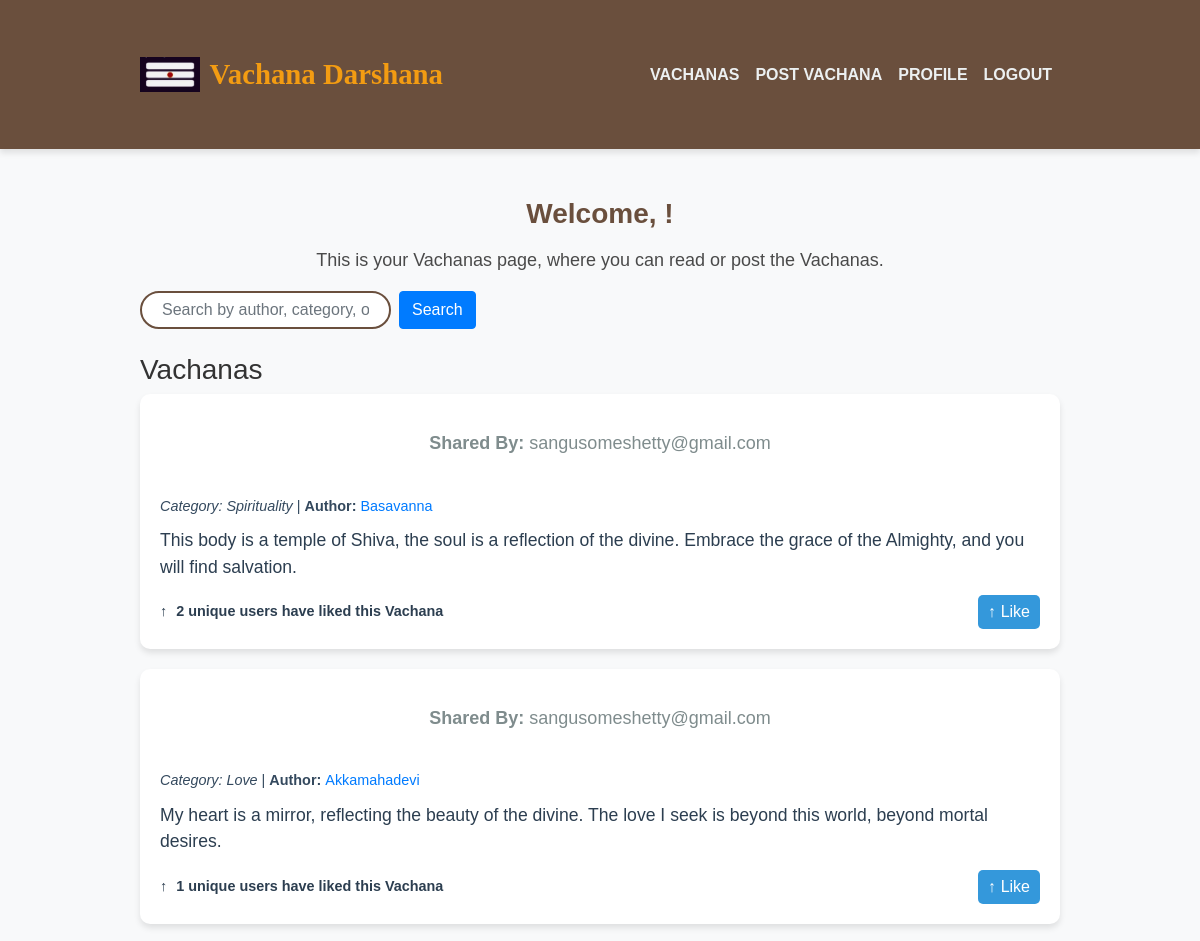
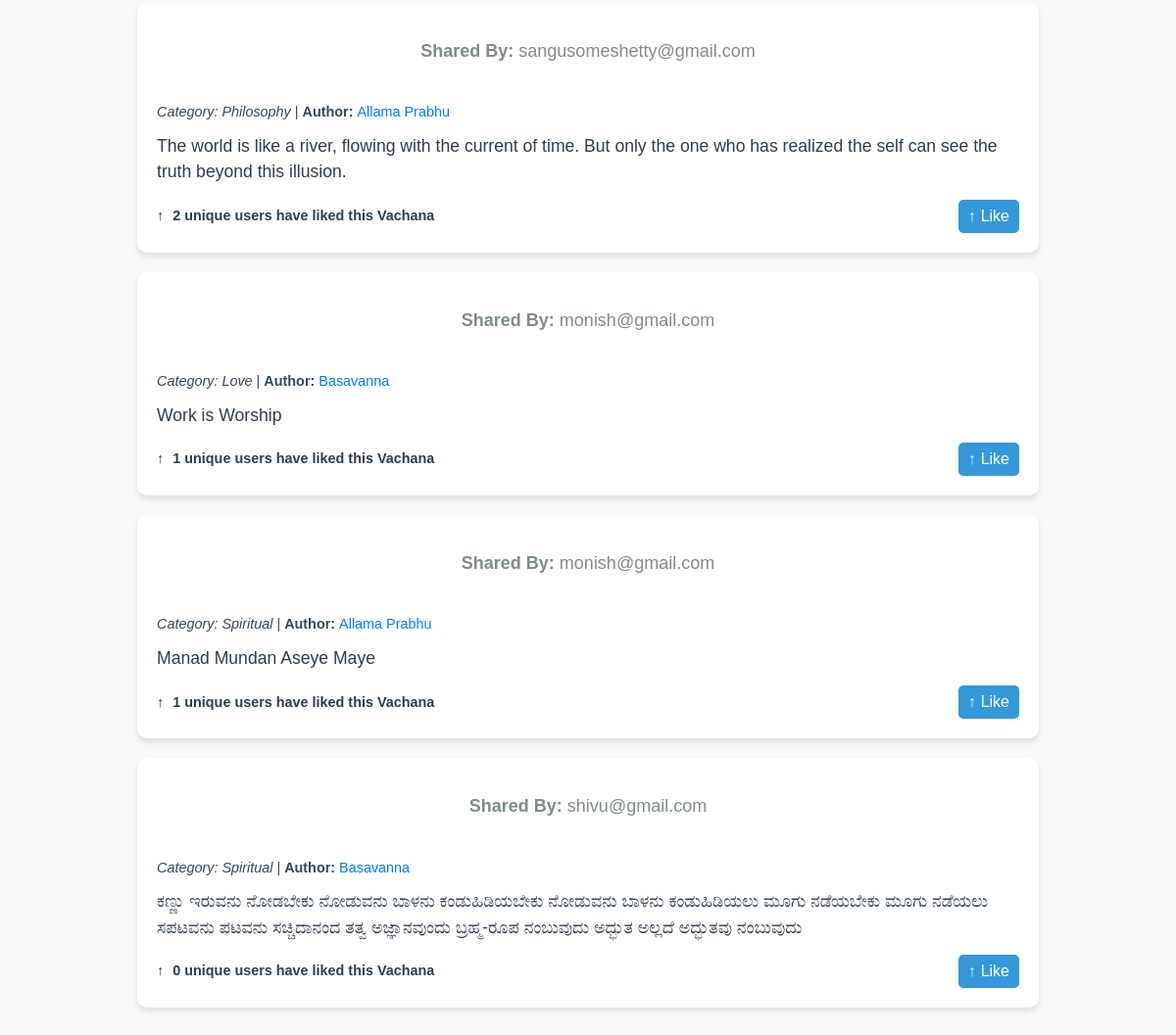
The app's page /vachanas/vachanas/ (signed in), older data (2 pictures, top to bottom).
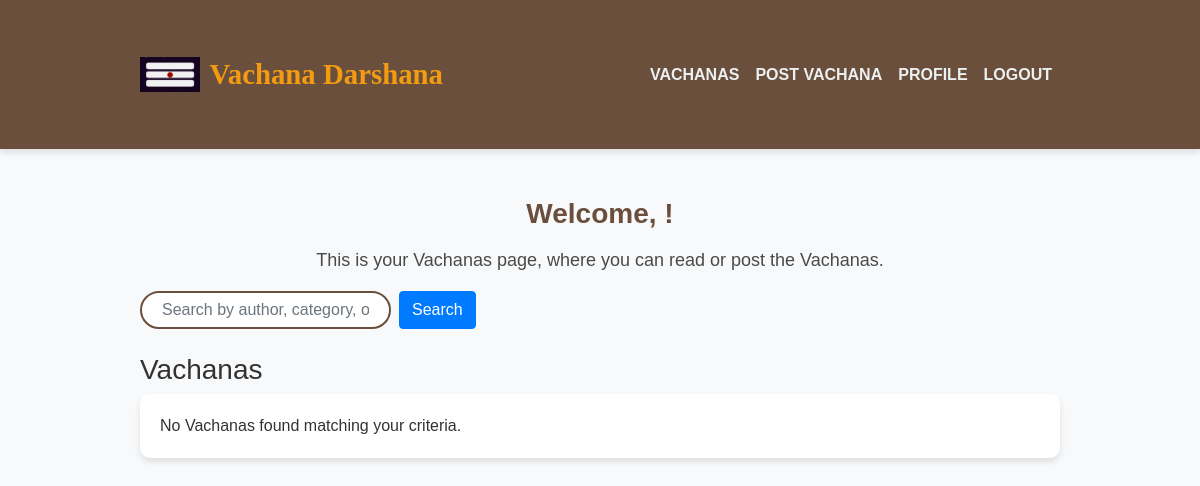
The same page, newer data.
### vachanas/models.py (models this page shows, shortened)
class Vachana(models.Model):
    id = models.AutoField(primary_key=True)
    author = models.ForeignKey(Author, on_delete=models.CASCADE, related_name="vachanas_written", null=True, blank=True)
    sender = models.ForeignKey(settings.AUTH_USER_MODEL, on_delete=models.CASCADE, related_name="submitted_vachanas")
    category = models.CharField(max_length=100)
    content = models.TextField()
    likes = models.ManyToManyField(settings.AUTH_USER_MODEL, related_name="liked_vachanas", blank=True)
    def total_likes(self):
        return self.likes.count()

### users/models.py (models this page shows, shortened)
class CustomUser(AbstractUser):
    username = None  # Remove the username field
    email = models.EmailField(_("email address"), unique=True)
    date_of_birth = models.DateField(verbose_name="Birthday", null=True)
    website = models.URLField(blank=True)
    picture = models.ImageField(upload_to="profile_images", blank=True)
    phone_number = models.CharField(max_length=15,blank=True,null=True)
    USERNAME_FIELD = 'email'
    REQUIRED_FIELDS = ['first_name', 'last_name', 'date_of_birth']
    objects = CustomUserManager()

### authors/models.py (models this page shows, shortened)
class Author(models.Model):
    name = models.CharField(max_length=200, unique=True)
    information = models.TextField(verbose_name="Author Information")
    photo = models.ImageField(upload_to='authors_photos/', null=True, blank=True)
    vachanas = models.ForeignKey('vachanas.Vachana', on_delete=models.CASCADE, related_name='authors', null=True, blank=True)

### vachanas/views.py (the view)
# urls.py: path('vachanas/', views.vachana_list, name='vachana_list'),
@login_required
def vachana_list(request):
    search_query = request.GET.get('search', '')
    vachanas = Vachana.objects.all()
    if search_query:
        vachanas = vachanas.filter(
            Q(author__name__icontains=search_query) |  # Filter by author name (case-insensitive)
            Q(category__icontains=search_query) |  # Filter by category (case-insensitive)
            Q(content__icontains=search_query)  # Filter by content (case-insensitive)
        )
    return render(request, 'vachanas/vachana_list.html', {'vachanas': vachanas, 'search_query': search_query})

### templates/vachanas/vachana_list.html (shortened to what this page needs)
{% load static %}
<!DOCTYPE html>
<html lang="en">
<head>
    <link rel="stylesheet" href="https://stackpath.bootstrapcdn.com/bootstrap/4.5.2/css/bootstrap.min.css">
    <link rel="stylesheet" href="{% static 'css/vachana_list.css' %}">
</head>
<body>
    <nav class="navbar navbar-expand-lg navbar-dark">
        <div class="container">
            <div class="logo">
                <img src="{% static 'images/logo.jpg' %}" alt="Logo">
                <a class="navbar-brand" href="#">Vachana Darshana</a>
            </div>
            <div class="collapse navbar-collapse" id="navbarNav">
                <ul class="navbar-nav ml-auto">
                    <li class="nav-item active">
                        <a class="nav-link" href="{% url 'vachanas:vachana_list' %}">Vachanas</a>
                    </li>
                    <li class="nav-item">
                        <a class="nav-link" href="{% url 'vachanas:create_vachana' %}">Post Vachana</a>
                    </li>
                    <li class="nav-item">
                        <a class="nav-link" href="{% url 'users:profile' %}">Profile</a>
                    </li>
                    <li class="nav-item">
                        <a class="nav-link" href="{% url 'users:logout' %}">Logout</a>
                    </li>
                </ul>
            </div>
        </div>
    </nav>
    <div class="container mt-5">
        <h2>Welcome, {{ user.first_name }}!</h2>
        <p>This is your Vachanas page, where you can read or post the Vachanas.</p>
        <div class="row mb-4">
            <div class="col-12">
                <form method="GET" action="{% url 'vachanas:vachana_list' %}" class="form-inline">
                    <input type="text" name="search" value="{{ search_query }}" class="form-control mr-2"
                        placeholder="Search by author, category, or content">
                    <button type="submit" class="btn btn-primary">Search</button>
                </form>
            </div>
        </div>
        <h3>Vachanas</h3>
        <div class="list-group">
            {% for vachana in vachanas %}
            <div class="vachana-post">
                 <div class="author-info">
                <p><strong>Shared By:</strong> {% if vachana.sender %} {{ vachana.sender.email }} {% else %} Unknown {% endif %}</p>
                <br>
                <em>Category: {{ vachana.category }}</em> |
                <strong>Author: </strong>
                <a href="{% url 'authors:author_detail' vachana.author.id %}">{{ vachana.author.name }}</a>
            </div>
                <div class="content">
                    {{ vachana.content }}
                </div>
                <div class="d-flex justify-content-between align-items-center">
                    <div class="like-count">
                        <i class="upvote-icon">&#x2191;</i> {{ vachana.total_likes }} unique users have liked this Vachana
                    </div>
                    <a href="{% url 'vachanas:like_vachana' vachana.id %}" class="like-btn">
                        <i class="upvote-icon">&#x2191;</i> Like
                    </a>
                </div>
            </div>
            {% empty %}
            <div class="vachana-post">
                No Vachanas found matching your criteria.
            </div>
            {% endfor %}
        </div>
    </div>
</body>
</html>

### static/css/vachana_list.css (style rules this page uses)
body { font-family: 'Georgia', serif; background-color: #f4f4f9; color: #4a4a4a; margin: 0; padding: 0; }
.navbar { background-color: #6a4f3d; box-shadow: 0 4px 6px rgba(0, 0, 0, 0.1); }
.navbar-brand { font-family: 'Georgia', serif; font-size: 24px; color: #fff; }
.navbar-nav .nav-link { color: #fff; font-size: 16px; text-transform: uppercase; font-weight: bold; }
.container { max-width: 960px; margin: 40px auto; padding: 0 20px; }
h2 { font-size: 28px; color: #6a4f3d; font-weight: bold; text-align: center; }
p { font-size: 18px; line-height: 1.5; color: #5a5a5a; text-align: center; }
form .form-control { border: 2px solid #6a4f3d; border-radius: 25px; padding: 10px 20px; font-size: 16px; }
form button { background-color: #6a4f3d; color: white; border-radius: 25px; padding: 8px 20px; font-size: 16px; }
p { font-size: 18px; color: #4a4a4a; line-height: 1.6; margin-top: 15px; }

### templates/vachanas/vachana_list.html (style rules this page uses)
body { font-family: 'Arial', sans-serif; background-color: #f8f9fa; color: #333; }
nav { background-color: #2c3e50; }
nav a.nav-link { color: #ecf0f1 !important; }
.navbar-brand { font-size: 1.8rem; font-weight: bold; color: #f39c12 !important; }
.container { margin-top: 40px; }
.vachana-post { background-color: #fff; border-radius: 10px; margin-bottom: 20px; box-shadow: 0 4px 6px rgba(0, 0, 0, 0.1); padding: 20px; }
.logo { display: flex; align-items: center; cursor: pointer; }
.logo img { width: 60px; margin-right: 0.6rem; }

Row changes from the older to the newer data that the page shows:
removed Vachana: sender.email "sangusomeshetty@gmail.com", category "Spirituality", author.name "Basavanna", content "This body is a temple of Shiva, the soul is a reflection of the divine. Embrace the grace of the Almighty, and you will find salvation.", total_likes "2"
removed Vachana: sender.email "sangusomeshetty@gmail.com", category "Love", author.name "Akkamahadevi", content "My heart is a mirror, reflecting the beauty of the divine. The love I seek is beyond this world, beyond mortal desires.", total_likes "1"
removed Vachana: sender.email "sangusomeshetty@gmail.com", category "Philosophy", author.name "Allama Prabhu", content "The world is like a river, flowing with the current of time. But only the one who has realized the self can see the truth beyond this illusion.", total_likes "2"
removed Vachana: sender.email "monish@gmail.com", category "Love", author.name "Basavanna", content "Work is Worship", total_likes "1"
removed Vachana: sender.email "monish@gmail.com", category "Spiritual", author.name "Allama Prabhu", content "Manad Mundan Aseye Maye", total_likes "1"
removed Vachana: sender.email "shivu@gmail.com", category "Spiritual", author.name "Basavanna", content "ಕಣ್ಣು ಇರುವನು ನೋಡಬೇಕು ನೋಡುವನು ಬಾಳನು ಕಂಡುಹಿಡಿಯಬೇಕು ನೋಡುವನು ಬಾಳನು ಕಂಡುಹಿಡಿಯಲು ಮೂಗು ನಡೆಯಬೇಕು ಮೂಗು ನಡೆಯಲು ಸಪಟವನು ಪಟವನು ಸಚ್ಚಿದಾನಂದ ತತ್ವ ಅಜ್ಞಾನವುಂದು ಬ್ರಹ್ಮ-ರೂಪ ನಂಬುವುದು ಅದ್ಭುತ ಅಲ್ಲದೆ ಅದ್ಭುತವು ನಂಬುವುದು", total_likes "0"
Text that changed along with them:
text now shown: "No Vachanas found matching your criteria."
